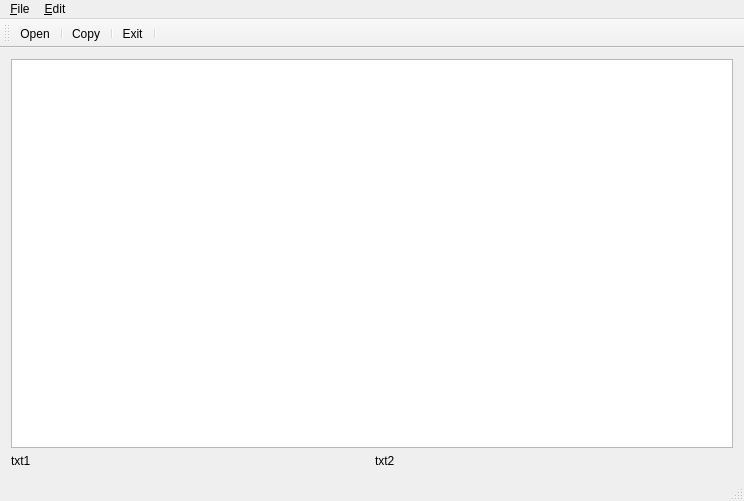
<?xml version="1.0" encoding="UTF-8"?>
<ui version="4.0">
 <class>QJDTextBrowser</class>
 <widget class="QMainWindow" name="QJDTextBrowser">
  <property name="geometry">
   <rect>
    <x>0</x>
    <y>0</y>
    <width>744</width>
    <height>501</height>
   </rect>
  </property>
  <property name="windowTitle">
   <string>QJDTextBrowser</string>
  </property>
  <property name="windowIcon">
   <iconset>
    <normaloff>:/new/images/images/gnome-logout.png</normaloff>:/new/images/images/gnome-logout.png</iconset>
  </property>
  <property name="statusTip">
   <string/>
  </property>
  <widget class="QWidget" name="centralwidget">
   <layout class="QVBoxLayout" name="verticalLayout">
    <item>
     <widget class="QTextEdit" name="textEdit">
      <property name="mouseTracking">
       <bool>false</bool>
      </property>
      <property name="statusTip">
       <string/>
      </property>
      <property name="lineWrapMode">
       <enum>QTextEdit::NoWrap</enum>
      </property>
      <property name="textInteractionFlags">
       <set>Qt::TextSelectableByKeyboard|Qt::TextSelectableByMouse</set>
      </property>
     </widget>
    </item>
    <item>
     <layout class="QHBoxLayout" name="horizontalLayout">
      <item>
       <widget class="QLabel" name="label_1">
        <property name="frameShape">
         <enum>QFrame::NoFrame</enum>
        </property>
        <property name="frameShadow">
         <enum>QFrame::Sunken</enum>
        </property>
        <property name="text">
         <string>txt1</string>
        </property>
       </widget>
      </item>
      <item>
       <widget class="QLabel" name="label_2">
        <property name="frameShape">
         <enum>QFrame::NoFrame</enum>
        </property>
        <property name="frameShadow">
         <enum>QFrame::Sunken</enum>
        </property>
        <property name="text">
         <string>txt2</string>
        </property>
       </widget>
      </item>
     </layout>
    </item>
   </layout>
  </widget>
  <widget class="QMenuBar" name="menubar">
   <property name="geometry">
    <rect>
     <x>0</x>
     <y>0</y>
     <width>744</width>
     <height>28</height>
    </rect>
   </property>
   <widget class="QMenu" name="menu_F">
    <property name="title">
     <string>&amp;File</string>
    </property>
    <addaction name="action_Open"/>
    <addaction name="separator"/>
    <addaction name="separator"/>
    <addaction name="action_Exit"/>
   </widget>
   <widget class="QMenu" name="menu_E">
    <property name="title">
     <string>&amp;Edit</string>
    </property>
    <addaction name="separator"/>
    <addaction name="action_Copy"/>
    <addaction name="separator"/>
    <addaction name="action_All"/>
   </widget>
   <addaction name="menu_F"/>
   <addaction name="menu_E"/>
  </widget>
  <widget class="QStatusBar" name="statusbar"/>
  <widget class="QToolBar" name="toolBar">
   <property name="windowTitle">
    <string>toolBar</string>
   </property>
   <attribute name="toolBarArea">
    <enum>TopToolBarArea</enum>
   </attribute>
   <attribute name="toolBarBreak">
    <bool>false</bool>
   </attribute>
   <addaction name="action_Open"/>
   <addaction name="separator"/>
   <addaction name="action_Copy"/>
   <addaction name="separator"/>
   <addaction name="action_Exit"/>
   <addaction name="separator"/>
  </widget>
  <action name="action_Open">
   <property name="icon">
    <iconset resource="../images.qrc">
     <normaloff>:/images/open.png</normaloff>:/images/open.png</iconset>
   </property>
   <property name="text">
    <string>&amp;Open</string>
   </property>
   <property name="shortcut">
    <string>Ctrl+O</string>
   </property>
  </action>
  <action name="action_Exit">
   <property name="icon">
    <iconset resource="../images.qrc">
     <normaloff>:/images/exit.png</normaloff>:/images/exit.png</iconset>
   </property>
   <property name="text">
    <string>E&amp;xit</string>
   </property>
  </action>
  <action name="action_Copy">
   <property name="icon">
    <iconset resource="../images.qrc">
     <normaloff>:/images/editcopy.png</normaloff>:/images/editcopy.png</iconset>
   </property>
   <property name="text">
    <string>&amp;Copy</string>
   </property>
   <property name="shortcut">
    <string>Ctrl+C</string>
   </property>
  </action>
  <action name="action_All">
   <property name="text">
    <string>Select &amp;All</string>
   </property>
   <property name="shortcut">
    <string>Ctrl+A</string>
   </property>
  </action>
 </widget>
 <layoutdefault spacing="6" margin="11"/>
 <resources>
  <include location="../images.qrc"/>
 </resources>
 <connections/>
</ui>
